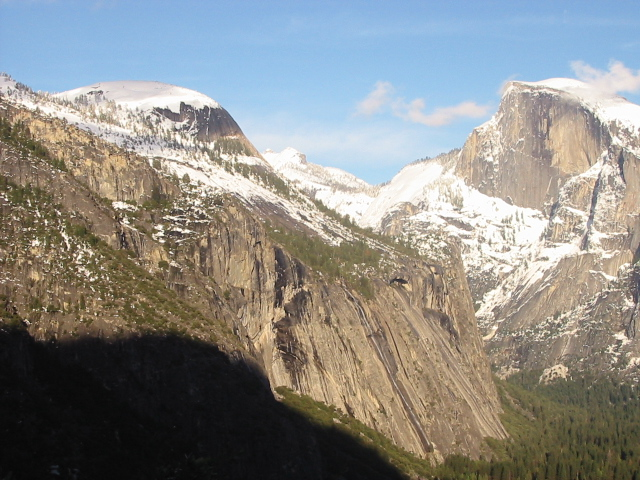
//> input picture Week9/Assignment7/input1.jpg, 640 x 480 px
$ ./SIFT   (built with g++ and OpenCV 4, older OpenCV classes emulated)
//> lines starting //> are read from the running program, lines starting //| are printed output that depends on the picture; after the words box and inside, x2 and y2 are one past the last pixel; in counts of white or black regions, pixels touching at a corner belong together
#include <opencv2/opencv.hpp>
#include <opencv2/nonfree/nonfree.hpp>
#include <iostream>
#include <vector>
#include <cmath>

#define RATIO_THR 0.4

using namespace std;
using namespace cv;

double euclidDistance(Mat& vec1, Mat& vec2);
int nearestNeighbor(Mat& vec, vector<KeyPoint>& keypoints, Mat& descriptors, bool second);
void findPairs(vector<KeyPoint>& keypoints1, Mat& descriptors1,
	vector<KeyPoint>& keypoints2, Mat& descriptors2,
	vector<Point2f>& srcPoints, vector<Point2f>& dstPoints, bool crossCheck, bool ratio_threshold);

int main() {

	Mat input1 = imread("input1.jpg", CV_LOAD_IMAGE_COLOR);
//> input1 is the input picture: 480 rows x 640 cols, CV_8UC3; mean B, G, R 135.4, 139.3, 139.5
	Mat input2 = imread("input2.jpg", CV_LOAD_IMAGE_COLOR);
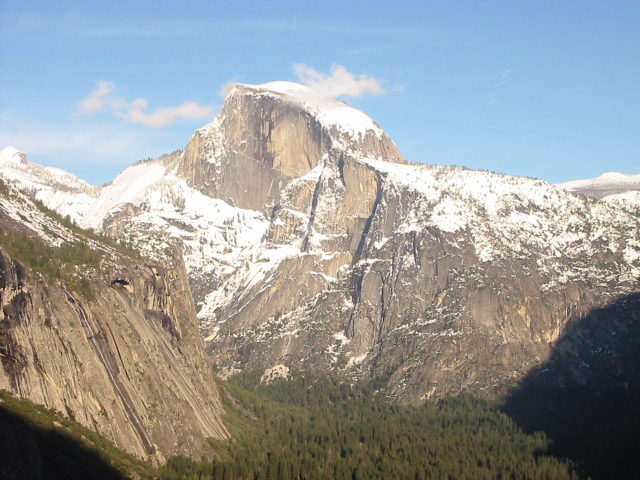
//> input picture Week9/Assignment7/input2.jpg, 640 x 480 px
//> input2 is the input picture: 480 rows x 640 cols, CV_8UC3; mean B, G, R 155.6, 155.5, 151.7
	Mat input1_gray, input2_gray;

	if (!input1.data || !input2.data)
	{
		std::cout << "Could not open" << std::endl;
		return -1;
	}

	//resize(input1, input1, Size(input1.cols / 2, input1.rows / 2));
	//resize(input2, input2, Size(input2.cols / 2, input2.rows / 2));

	cvtColor(input1, input1_gray, CV_RGB2GRAY);
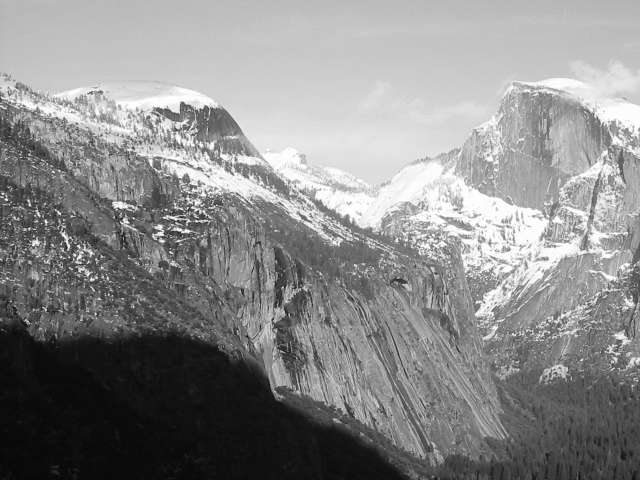
//> input1_gray: 480 rows x 640 cols, CV_8UC1; min 6, max 255, mean 138.2
	cvtColor(input2, input2_gray, CV_RGB2GRAY);
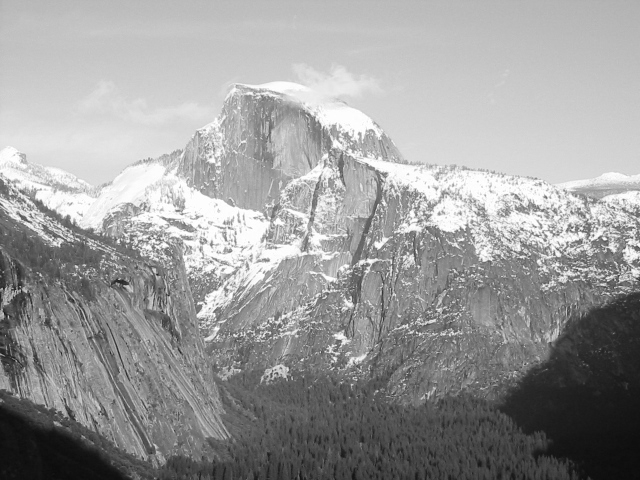
//> input2_gray: 480 rows x 640 cols, CV_8UC1; min 11, max 255, mean 155.1

	FeatureDetector* detector = new SiftFeatureDetector(
		0,		// nFeatures
		4,		// nOctaveLayers
		0.04,	// contrastThreshold
		10,		// edgeThreshold
		1.6		// sigma
	);

	DescriptorExtractor* extractor = new SiftDescriptorExtractor();

	// Create a image for displaying mathing keypoints
	Size size = input2.size();
//> size = Size(640, 480)
	Size sz = Size(size.width + input1_gray.size().width, max(size.height, input1_gray.size().height));
//> sz = Size(1280, 480)
	Mat matchingImage = Mat::zeros(sz, CV_8UC3);

	input1.copyTo(matchingImage(Rect(size.width, 0, input1_gray.size().width, input1_gray.size().height)));
	input2.copyTo(matchingImage(Rect(0, 0, size.width, size.height)));
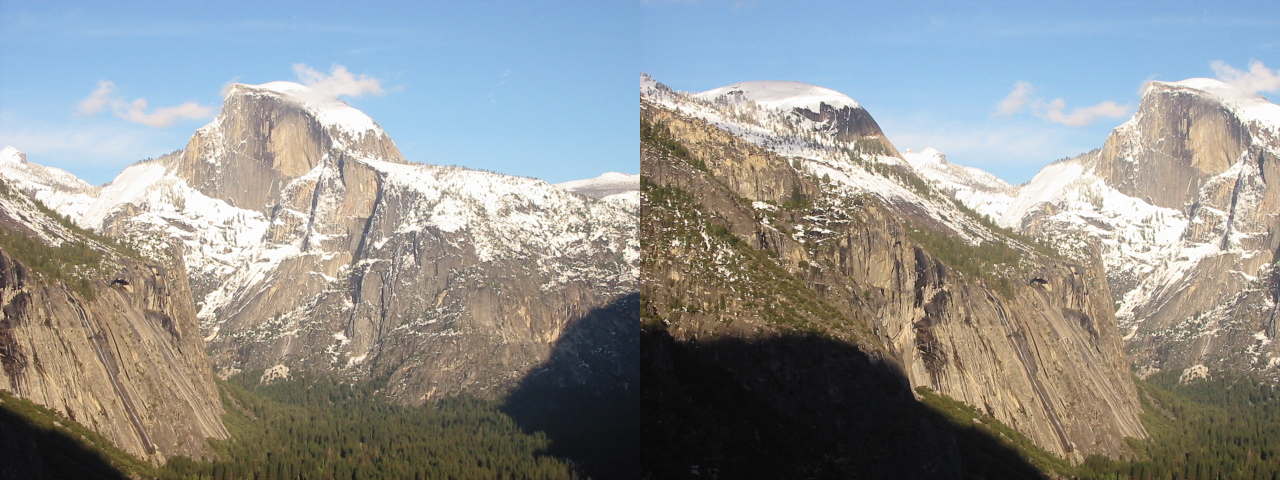
//> matchingImage: 480 rows x 1280 cols, CV_8UC3; mean B, G, R 145.5, 147.4, 145.6

	// Compute keypoints and descriptor from the source image in advance
	vector<KeyPoint> keypoints1;
	Mat descriptors1;

	detector->detect(input1_gray, keypoints1);
//> keypoints1 = 2866 keypoints; strongest (x, y, size): (6, 199, 1.9), (78, 246, 2.1), (74, 255, 2), (46, 222, 2.3)
	extractor->compute(input1_gray, keypoints1, descriptors1);
	printf("input1 : %d keypoints are found.\n", (int)keypoints1.size());
//| input1 : 2866 keypoints are found.

	vector<KeyPoint> keypoints2;
	Mat descriptors2;

	// Detect keypoints
	detector->detect(input2_gray, keypoints2);
//> keypoints2 = 2623 keypoints; strongest (x, y, size): (604, 239, 2.3), (545, 197, 2.3), (573, 230, 1.9), (118, 241, 2.3)
	extractor->compute(input2_gray, keypoints2, descriptors2);

	printf("input2 : %zd keypoints are found.\n", keypoints2.size());
//| input2 : 2623 keypoints are found.

	for (int i = 0; i < keypoints1.size(); i++) {
		KeyPoint kp = keypoints1[i];
		kp.pt.x += size.width;
		circle(matchingImage, kp.pt, cvRound(kp.size * 0.25), Scalar(255, 255, 0), 1, 8, 0);
	}
//> this loop made 2866 passes
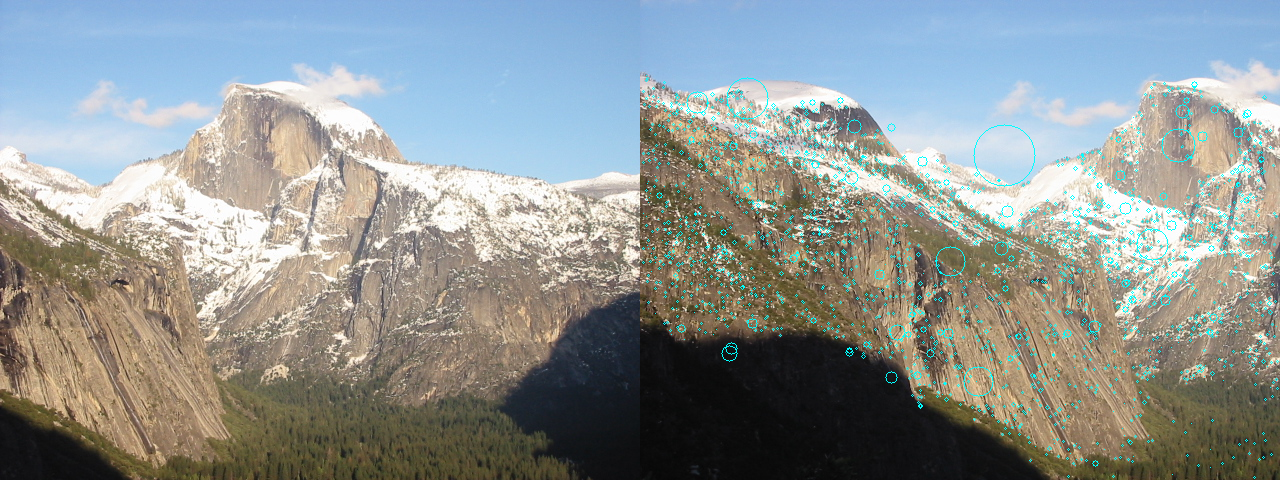
//> matchingImage: 480 rows x 1280 cols, CV_8UC3; 1.64% of pixels changed, all inside (x1, y1, x2, y2) = (642, 75, 1279, 479)

	for (int i = 0; i < keypoints2.size(); i++) {
		KeyPoint kp = keypoints2[i];
		circle(matchingImage, kp.pt, cvRound(kp.size * 0.25), Scalar(255, 255, 0), 1, 8, 0);
	}
//> this loop made 2623 passes
//> kp on passes 1 to 3: keypoint at (2.6, 351.2), size 3.3, keypoint at (2.6, 351.2), size 3.3, keypoint at (3.1, 387.6), size 1.9
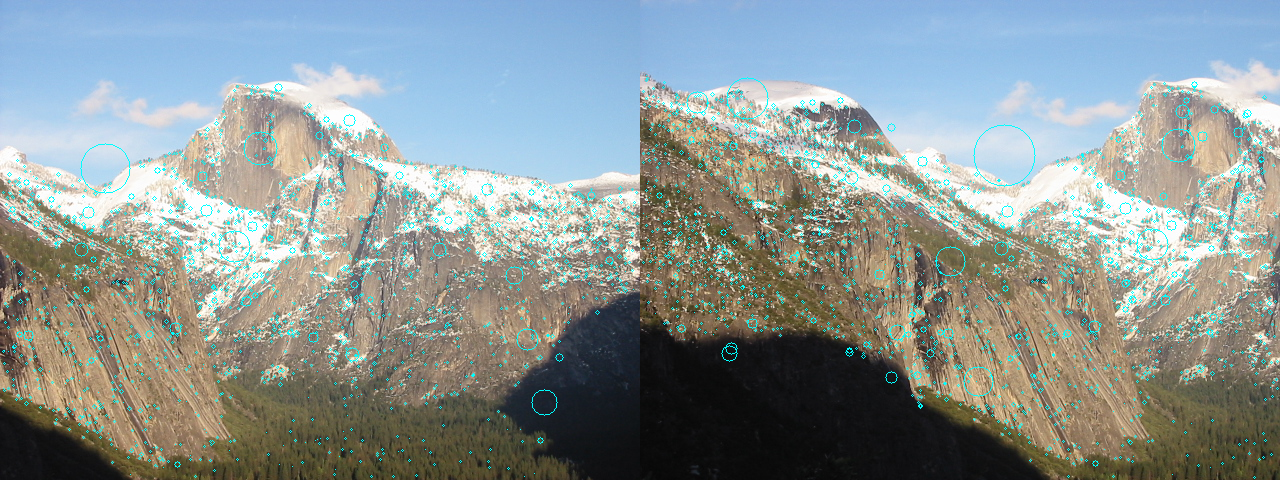
//> matchingImage: 480 rows x 1280 cols, CV_8UC3; 1.42% of pixels changed, all inside (x1, y1, x2, y2) = (2, 83, 639, 478)

	// Find nearest neighbor pairs
	vector<Point2f> srcPoints;
	vector<Point2f> dstPoints;
	bool crossCheck = false;
	bool ratio_threshold = false;
	findPairs(keypoints2, descriptors2, keypoints1, descriptors1, srcPoints, dstPoints, crossCheck, ratio_threshold);
//> the loop in findPairs, `for (int i = 0; i < descriptors1.rows; i++)` made 2623 passes
//> (pt1, nn, nn2, pt2) on passes 1 to 3: (keypoint at (2.6, 351.2), size 3.3, 2012, 296, keypoint at (467.6, 365.2), size 3.2), (keypoint at (2.6, 351.2), size 3.3, 434, 479, keypoint at (94.5, 242), size 7.7), (keypoint at (3.1, 387.6), size 1.9, 1296, 1604, keypoint at (284, 384.2), size 1.9)
//> after the loop in findPairs, `for (int i = 0; i < descriptors1.rows; i++)`: srcPoints = 2623 Points (x, y), first 12: [2.61, 351.2], [2.61, 351.2], [3.13, 387.6], [3.48, 192.4], [3.7, 390.1], [3.94, 362.9], [4.33, 349.9], [5.02, 302.8], [5.02, 302.8], [5.31, 322], [5.94, 204], [5.94, 204]; dstPoints = 2623 Points (x, y), first 12: [467.6, 365.2], [94.46, 242], [284, 384.2], [284.1, 192.7], [467.7, 184.2], [284.6, 359.6], [78.28, 317.7], [563.7, 195.9], [554.4, 83.86], [428, 476.1], [151, 164.7], [286.4, 204.1]
	printf("%zd keypoints are matched.\n", srcPoints.size());
//| 2623 keypoints are matched.

	// Draw line between nearest neighbor pairs
	for (int i = 0; i < (int)srcPoints.size(); ++i) {
		Point2f pt1 = srcPoints[i];
		Point2f pt2 = dstPoints[i];
		Point2f from = pt1;
		Point2f to = Point(size.width + pt2.x, pt2.y);
		line(matchingImage, from, to, Scalar(0, 0, 255));
	}
//> this loop made 2623 passes
//> (pt2, from, to) on passes 1 to 3: (Point(467.6, 365.2), Point(2.61, 351.2), Point(1107, 365)), (Point(94.46, 242), Point(2.61, 351.2), Point(734, 242)), (Point(284, 384.2), Point(3.13, 387.6), Point(923, 384))
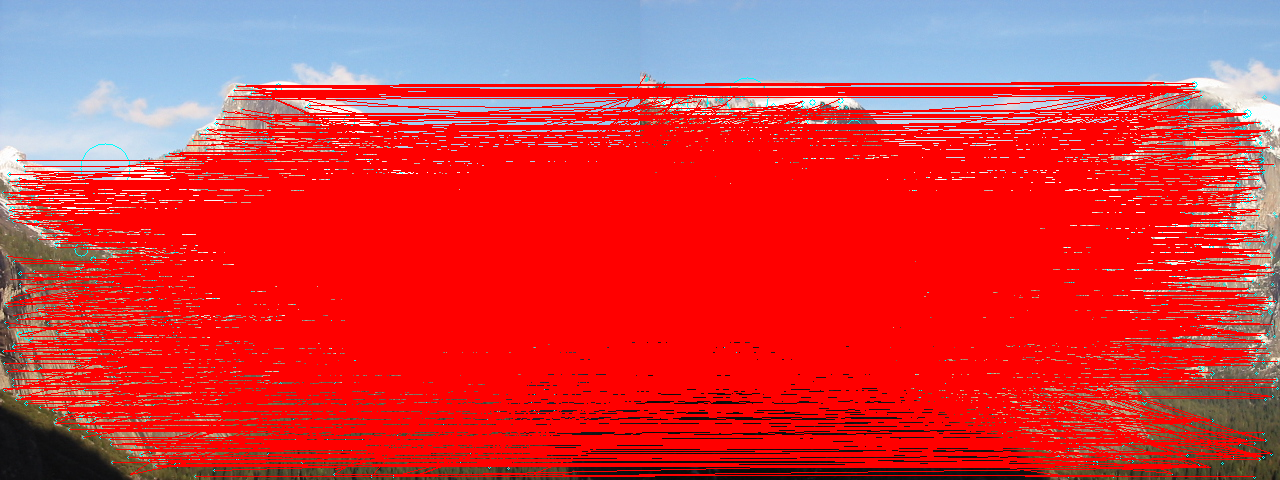
//> matchingImage: 480 rows x 1280 cols, CV_8UC3; mean B, G, R 66.3, 60.5, 212.5

	// Display mathing image
	namedWindow("Matching");
	imshow("Matching", matchingImage);

	waitKey(0);

	return 0;
}

/**
* Calculate euclid distance
*/
double euclidDistance(Mat& vec1, Mat& vec2) { //Compute on row vector
	double sum = 0.0;
	int dim = vec1.cols;
	for (int i = 0; i < dim; i++) {
		sum += (vec1.at<float>(0, i) - vec2.at<float>(0, i)) * (vec1.at<float>(0, i) - vec2.at<float>(0, i));
	}

	return sqrt(sum);
}

/**
* Find the index of nearest neighbor point from keypoints.
*/
int nearestNeighbor(Mat& vec, vector<KeyPoint>& keypoints, Mat& descriptors, bool second) {
	int neighbor = -1;
	int neighbor2 = -1;
	double minDist = 1e6;
	double minDist2 = 1e6;
	double dist;
	double dist2;

	for (int i = 0; i < descriptors.rows; i++) {
		Mat v = descriptors.row(i);		// each row of descriptor
		dist = euclidDistance(vec, v);
		if (dist < minDist)
		{
			minDist = dist;
			neighbor = i;
		}

	}

	if (second == true)
	{
		for (int j = 0; j < descriptors.rows; j++) {
			if (j == neighbor)
				continue;
			Mat u = descriptors.row(j);
			dist2 = euclidDistance(vec, u);
			if (dist2 < minDist2)
			{
				minDist2 = dist2;
				neighbor2 = j;
			}

		}
		return neighbor2;
	}

	return neighbor;
}

/**
* Find pairs of points with the smallest distace between them
*/
void findPairs(vector<KeyPoint>& keypoints1, Mat& descriptors1,
	vector<KeyPoint>& keypoints2, Mat& descriptors2,
	vector<Point2f>& srcPoints, vector<Point2f>& dstPoints, bool crossCheck, bool ratio_threshold) {
	for (int i = 0; i < descriptors1.rows; i++) {
		KeyPoint pt1 = keypoints1[i];
		Mat desc1 = descriptors1.row(i);

		int nn = nearestNeighbor(desc1, keypoints2, descriptors2,false);
		int nn2 = nearestNeighbor(desc1, keypoints2, descriptors2, true);
		// Refine matching points using ratio_based thresholding
		if (ratio_threshold) {
			Mat f_i = desc1;
			Mat g_1 = descriptors2.row(nn); //g_j
			Mat g_2 = descriptors2.row(nn2);
			double k1 = euclidDistance(f_i, g_1);
			double k2 = euclidDistance(f_i, g_2);

			if ((k1/k2) > RATIO_THR)
				continue;
		}

		// Refine matching points using cross-checking
		if (crossCheck) {
			Mat f_i = desc1;
			Mat g_k = descriptors2.row(nn);
			int L = nearestNeighbor(g_k, keypoints1, descriptors1,false);
			if (L != i)
				continue;
		}
		KeyPoint pt2 = keypoints2[nn];
		srcPoints.push_back(pt1.pt);
		dstPoints.push_back(pt2.pt);
	}
}
